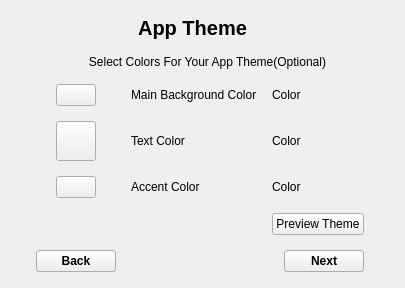
                <widget class="QWidget" name="page_6">
                 <layout class="QVBoxLayout" name="verticalLayout_24">
                  <item alignment="Qt::AlignHCenter">
                   <widget class="QWidget" name="widget_13" native="true">
                    <property name="sizePolicy">
                     <sizepolicy hsizetype="Preferred" vsizetype="Preferred">
                      <horstretch>0</horstretch>
                      <verstretch>0</verstretch>
                     </sizepolicy>
                    </property>
                    <property name="minimumSize">
                     <size>
                      <width>250</width>
                      <height>0</height>
                     </size>
                    </property>
                    <layout class="QGridLayout" name="gridLayout_3">
                     <property name="leftMargin">
                      <number>10</number>
                     </property>
                     <property name="topMargin">
                      <number>5</number>
                     </property>
                     <property name="rightMargin">
                      <number>0</number>
                     </property>
                     <property name="bottomMargin">
                      <number>5</number>
                     </property>
                     <property name="spacing">
                      <number>15</number>
                     </property>
                     <item row="3" column="1" alignment="Qt::AlignHCenter|Qt::AlignVCenter">
                      <widget class="QPushButton" name="pickBackgroundColorBtn">
                       <property name="font">
                        <font>
                         <family>Segoe UI</family>
                        </font>
                       </property>
                       <property name="cursor">
                        <cursorShape>PointingHandCursor</cursorShape>
                       </property>
                       <property name="text">
                        <string/>
                       </property>
                       <property name="icon">
                        <iconset resource="QSS/QSS_Resources.qrc">
                         <normaloff>:/icons/Icons/layers.png</normaloff>:/icons/Icons/layers.png</iconset>
                       </property>
                       <property name="iconSize">
                        <size>
                         <width>32</width>
                         <height>32</height>
                        </size>
                       </property>
                      </widget>
                     </item>
                     <item row="10" column="1" alignment="Qt::AlignLeft">
                      <widget class="QPushButton" name="back_to_page3">
                       <property name="font">
                        <font>
                         <family>Segoe UI</family>
                         <bold>true</bold>
                        </font>
                       </property>
                       <property name="cursor">
                        <cursorShape>PointingHandCursor</cursorShape>
                       </property>
                       <property name="text">
                        <string>Back</string>
                       </property>
                       <property name="icon">
                        <iconset resource="QSS/QSS_Resources.qrc">
                         <normaloff>:/icons/Icons/rewind.png</normaloff>:/icons/Icons/rewind.png</iconset>
                       </property>
                       <property name="iconSize">
                        <size>
                         <width>20</width>
                         <height>20</height>
                        </size>
                       </property>
                      </widget>
                     </item>
                     <item row="5" column="2">
                      <widget class="QLabel" name="label_33">
                       <property name="font">
                        <font>
                         <family>Segoe UI</family>
                        </font>
                       </property>
                       <property name="text">
                        <string>Text Color</string>
                       </property>
                       <property name="wordWrap">
                        <bool>true</bool>
                       </property>
                      </widget>
                     </item>
                     <item row="5" column="1" alignment="Qt::AlignHCenter">
                      <widget class="QPushButton" name="pickTextColorBtn">
                       <property name="minimumSize">
                        <size>
                         <width>40</width>
                         <height>40</height>
                        </size>
                       </property>
                       <property name="maximumSize">
                        <size>
                         <width>40</width>
                         <height>40</height>
                        </size>
                       </property>
                       <property name="cursor">
                        <cursorShape>PointingHandCursor</cursorShape>
                       </property>
                       <property name="text">
                        <string/>
                       </property>
                       <property name="icon">
                        <iconset resource="QSS/QSS_Resources.qrc">
                         <normaloff>:/icons/Icons/bold.png</normaloff>:/icons/Icons/bold.png</iconset>
                       </property>
                       <property name="iconSize">
                        <size>
                         <width>32</width>
                         <height>32</height>
                        </size>
                       </property>
                      </widget>
                     </item>
                     <item row="7" column="3">
                      <widget class="QLabel" name="appAccentColorLabel">
                       <property name="text">
                        <string>Color</string>
                       </property>
                      </widget>
                     </item>
                     <item row="7" column="1" alignment="Qt::AlignHCenter|Qt::AlignVCenter">
                      <widget class="QPushButton" name="pickAppAccentColorBtn">
                       <property name="cursor">
                        <cursorShape>PointingHandCursor</cursorShape>
                       </property>
                       <property name="text">
                        <string/>
                       </property>
                       <property name="icon">
                        <iconset resource="QSS/QSS_Resources.qrc">
                         <normaloff>:/icons/Icons/layout.png</normaloff>:/icons/Icons/layout.png</iconset>
                       </property>
                       <property name="iconSize">
                        <size>
                         <width>32</width>
                         <height>32</height>
                        </size>
                       </property>
                      </widget>
                     </item>
                     <item row="10" column="3" alignment="Qt::AlignRight">
                      <widget class="QPushButton" name="to_page4">
                       <property name="font">
                        <font>
                         <family>Segoe UI</family>
                         <bold>true</bold>
                        </font>
                       </property>
                       <property name="cursor">
                        <cursorShape>PointingHandCursor</cursorShape>
                       </property>
                       <property name="text">
                        <string>Next</string>
                       </property>
                       <property name="icon">
                        <iconset resource="QSS/QSS_Resources.qrc">
                         <normaloff>:/icons/Icons/fast-forward.png</normaloff>:/icons/Icons/fast-forward.png</iconset>
                       </property>
                       <property name="iconSize">
                        <size>
                         <width>20</width>
                         <height>20</height>
                        </size>
                       </property>
                      </widget>
                     </item>
                     <item row="3" column="2">
                      <widget class="QLabel" name="label_36">
                       <property name="text">
                        <string>Main Background Color</string>
                       </property>
                       <property name="wordWrap">
                        <bool>true</bool>
                       </property>
                      </widget>
                     </item>
                     <item row="3" column="3">
                      <widget class="QLabel" name="backgroundColorLabel">
                       <property name="text">
                        <string>Color</string>
                       </property>
                      </widget>
                     </item>
                     <item row="1" column="0" colspan="6">
                      <widget class="QLabel" name="label_34">
                       <property name="font">
                        <font>
                         <family>Segoe UI</family>
                        </font>
                       </property>
                       <property name="text">
                        <string>Select Colors For Your App Theme(Optional)</string>
                       </property>
                       <property name="alignment">
                        <set>Qt::AlignCenter</set>
                       </property>
                      </widget>
                     </item>
                     <item row="7" column="2">
                      <widget class="QLabel" name="label_30">
                       <property name="font">
                        <font>
                         <family>Segoe UI</family>
                        </font>
                       </property>
                       <property name="text">
                        <string>Accent Color</string>
                       </property>
                       <property name="wordWrap">
                        <bool>true</bool>
                       </property>
                      </widget>
                     </item>
                     <item row="0" column="0" colspan="4">
                      <widget class="QLabel" name="label_35">
                       <property name="font">
                        <font>
                         <family>Segoe UI</family>
                         <pointsize>15</pointsize>
                         <bold>true</bold>
                        </font>
                       </property>
                       <property name="text">
                        <string>App Theme</string>
                       </property>
                       <property name="alignment">
                        <set>Qt::AlignCenter</set>
                       </property>
                      </widget>
                     </item>
                     <item row="5" column="3">
                      <widget class="QLabel" name="textColorLabel">
                       <property name="text">
                        <string>Color</string>
                       </property>
                      </widget>
                     </item>
                     <item row="8" column="3">
                      <widget class="QPushButton" name="previewAppThemeBtn">
                       <property name="cursor">
                        <cursorShape>PointingHandCursor</cursorShape>
                       </property>
                       <property name="text">
                        <string>Preview Theme</string>
                       </property>
                       <property name="icon">
                        <iconset resource="QSS/QSS_Resources.qrc">
                         <normaloff>:/icons/Icons/eye.png</normaloff>:/icons/Icons/eye.png</iconset>
                       </property>
                       <property name="iconSize">
                        <size>
                         <width>20</width>
                         <height>20</height>
                        </size>
                       </property>
                      </widget>
                     </item>
                    </layout>
                   </widget>
                  </item>
                 </layout>
                </widget>
